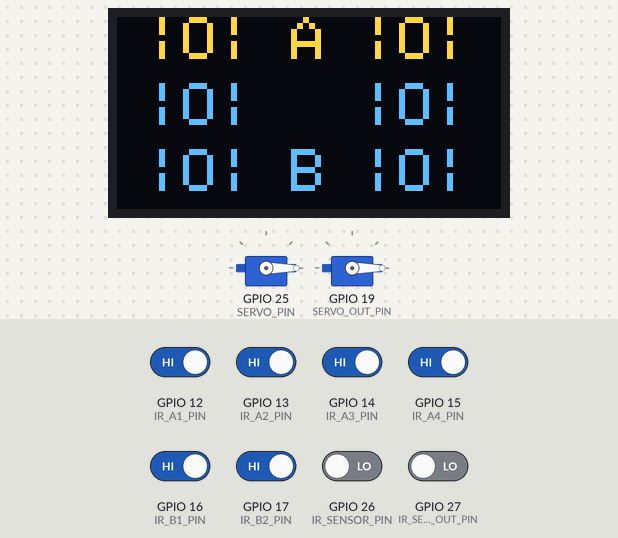
Recording of a sketch running on a simulated ESP32. On the bench: 128×64 one-colour display, 2 × servo. The inputs (shaded band) are chosen by the test bench; at power-on: GPIO 12 (IR_A1_PIN), GPIO 13 (IR_A2_PIN), GPIO 14 (IR_A3_PIN), GPIO 15 (IR_A4_PIN), GPIO 16 (IR_B1_PIN), GPIO 17 (IR_B2_PIN) HIGH, GPIO 26 (IR_SENSOR_PIN), GPIO 27 (IR_SENSOR_OUT_PIN) LOW. The OLED is the two-colour kind (top 16 rows yellow); WiFi joins after 1.5 s; servers stay silent unless stated; what the sketch prints to the serial monitor is not drawn.

Above: at 2.7 s.
2.8 s: GPIO 12 (IR_A1_PIN) driven LOW
At 3.7 s:
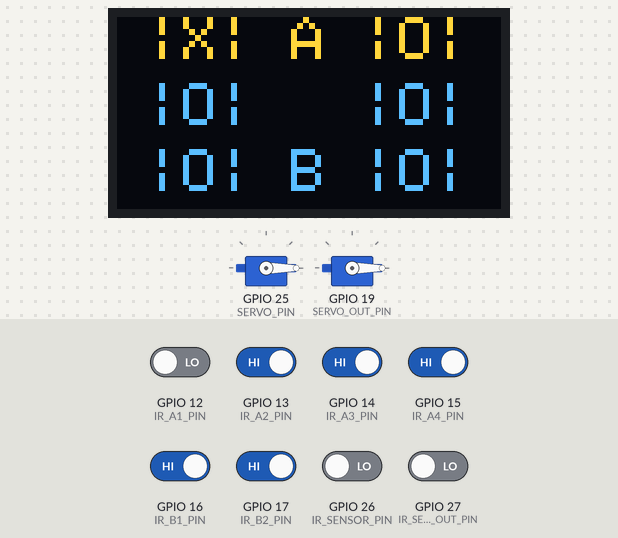
4.3 s: GPIO 12 (IR_A1_PIN) driven HIGH
At 5.2 s:
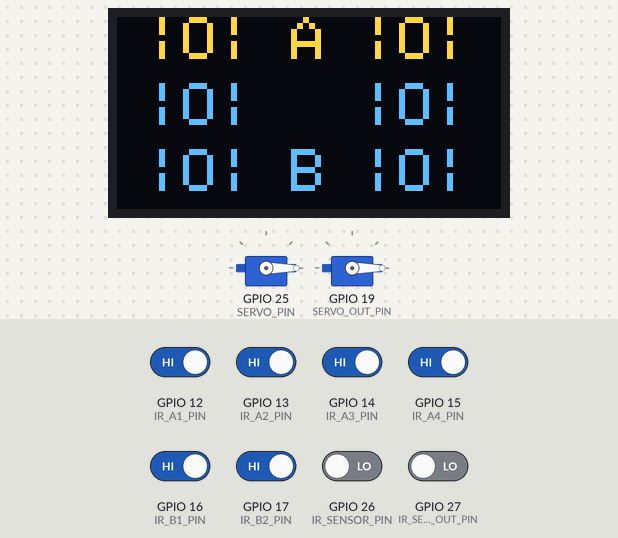
5.8 s: GPIO 13 (IR_A2_PIN) driven LOW
At 7.0 s:
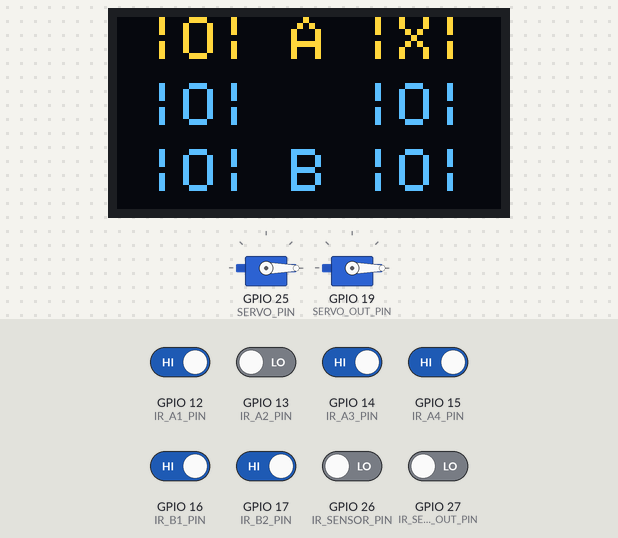
7.3 s: GPIO 14 (IR_A3_PIN) driven LOW
At 8.5 s:
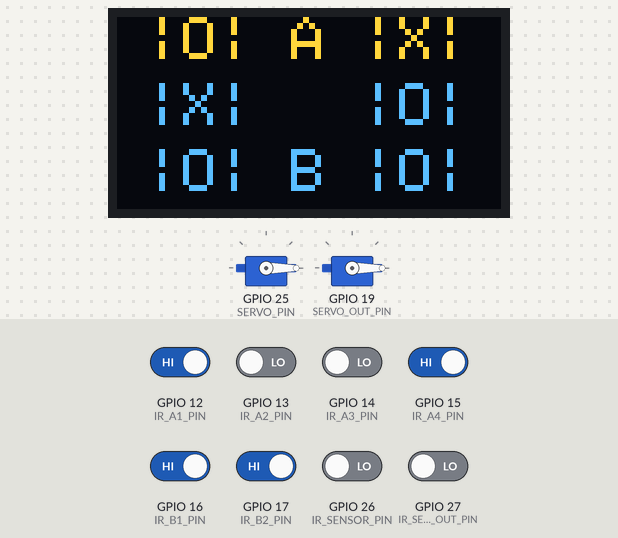
8.8 s: GPIO 15 (IR_A4_PIN) driven LOW
At 10.0 s:
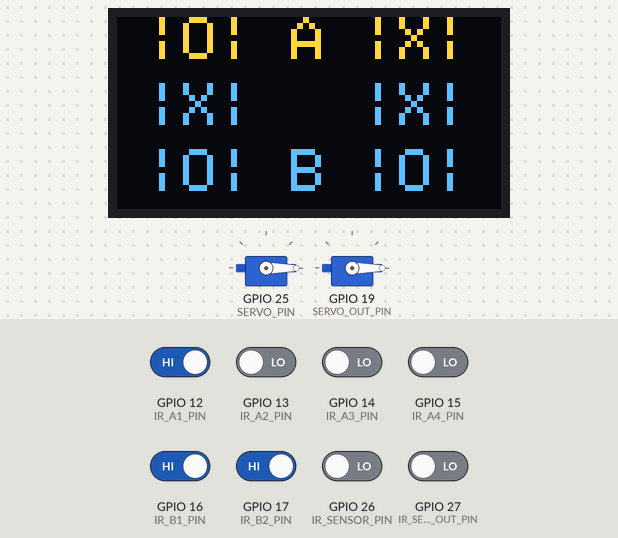
10.3 s: GPIO 16 (IR_B1_PIN) driven LOW
At 11.8 s:
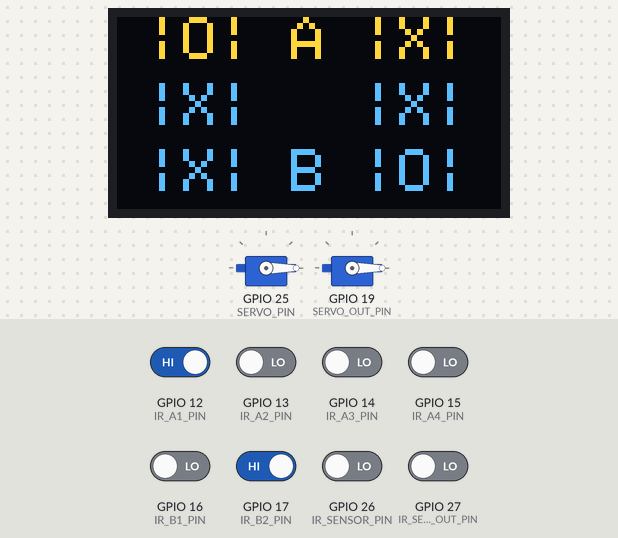
Timing chart, 0 to 12.8 s (numbered marks = the images above; inputs shaded):
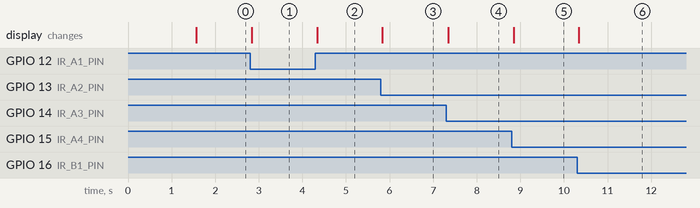

Measured:
- after the input at 2.8 s, the display: changes at once (image 1)
- after the input at 4.3 s, the display: changes after 0.05 s (image 2)
- after the input at 5.8 s, the display: changes at once (image 3)
- after the input at 7.3 s, the display: changes at once (image 4)
- after the input at 8.8 s, the display: changes after 0.05 s (image 5)
- after the input at 10.3 s, the display: changes at once (image 6)

The sketch:

sketch_may19a.ino
```cpp
#include <WiFi.h>
#include <WebSocketsClient.h>
#include <ArduinoJson.h>
#include <ESP32Servo.h>
#include <Wire.h>
#include <Adafruit_GFX.h>
#include <Adafruit_SSD1306.h>

// WiFi Credentials
const char* ssid = "Knock";
const char* password = "kgpc2286";

// WebSocket Config
const char* ws_host = "192.168.25.168";
const uint16_t ws_port = 3000;
const char* ws_path = "/";

// WebSocket
WebSocketsClient webSocket;

// GPIO Pins
#define IR_SENSOR_PIN       26
#define IR_SENSOR_OUT_PIN   27
#define SERVO_PIN           25
#define SERVO_OUT_PIN       19
#define IR_A1_PIN           12
#define IR_A2_PIN           13
#define IR_A3_PIN           14
#define IR_A4_PIN           15
#define IR_B1_PIN           16
#define IR_B2_PIN           17

// OLED Display
#define SCREEN_WIDTH 128
#define SCREEN_HEIGHT 64
#define OLED_RESET -1
Adafruit_SSD1306 display(SCREEN_WIDTH, SCREEN_HEIGHT, &Wire, OLED_RESET);

// State Variables
bool detectionSent = false;
bool detectionOutSent = false;
bool servoInRotated = false;
bool servoOutRotated = false;
unsigned long lastObjectSeenTime = 0;
unsigned long lastObjectOutSeenTime = 0;
unsigned long resetDelay = 2000;
bool isFull = false;

// Slot States
bool a1LastState = false, a2LastState = false, a3LastState = false, a4LastState = false;
bool b1LastState = false, b2LastState = false;

// Servo Motors
Servo servoIn;
Servo servoOut;

void setup() {
  Serial.begin(115200);
  Wire.begin();

  if (!display.begin(SSD1306_SWITCHCAPVCC, 0x3C)) {
    Serial.println("SSD1306 init failed!");
    while (true);
  }

  display.clearDisplay();
  display.setTextSize(2);
  display.setTextColor(SSD1306_WHITE);

  setupPins();
  setupServos();
  connectToWiFi();
  setupWebSocket();
}

void setupPins() {
  pinMode(IR_SENSOR_PIN, INPUT);
  pinMode(IR_SENSOR_OUT_PIN, INPUT);
  pinMode(IR_A1_PIN, INPUT_PULLUP);
  pinMode(IR_A2_PIN, INPUT_PULLUP);
  pinMode(IR_A3_PIN, INPUT_PULLUP);
  pinMode(IR_A4_PIN, INPUT_PULLUP);
  pinMode(IR_B1_PIN, INPUT_PULLUP);
  pinMode(IR_B2_PIN, INPUT_PULLUP);
}

void setupServos() {
  servoIn.attach(SERVO_PIN, 500, 2400);
  servoOut.attach(SERVO_OUT_PIN, 500, 2400);
  servoIn.write(0);
  servoOut.write(0);
}

void connectToWiFi() {
  Serial.printf("[WiFi] Connecting to %s\n", ssid);
  WiFi.begin(ssid, password);
  unsigned long start = millis();

  while (WiFi.status() != WL_CONNECTED && millis() - start < 15000) {
    delay(500);
    Serial.print(".");
  }

  if (WiFi.status() == WL_CONNECTED) {
    Serial.println("\n[WiFi] Connected.");
  } else {
    Serial.println("\n[WiFi] Failed to connect!");
    delay(3000);
    ESP.restart();  // 👉 Tự khởi động lại ESP32
  }
}


void setupWebSocket() {
  webSocket.begin(ws_host, ws_port, ws_path);
  webSocket.onEvent(webSocketEvent);
  webSocket.setReconnectInterval(3000);
}

void loop() {
  webSocket.loop();
  updateSlotStates();
  checkFullStatus();
  handleDetection();
  handleDetectionOut();
  handleServoReset();
  handleDisplay();
}

// Check bãi đỗ đầy
void checkFullStatus() {
  isFull = a1LastState && a2LastState && a3LastState && a4LastState && b1LastState && b2LastState;
}

// Cập nhật trạng thái từng vị trí
void updateSlotStates() {
  checkAndSendSlot(IR_A1_PIN, "A1", a1LastState);
  checkAndSendSlot(IR_A2_PIN, "A2", a2LastState);
  checkAndSendSlot(IR_A3_PIN, "A3", a3LastState);
  checkAndSendSlot(IR_A4_PIN, "A4", a4LastState);
  checkAndSendSlot(IR_B1_PIN, "B1", b1LastState);
  checkAndSendSlot(IR_B2_PIN, "B2", b2LastState);
}

void checkAndSendSlot(int pin, const char* slotName, bool& lastState) {
  bool currentState = (digitalRead(pin) == LOW);
  if (currentState != lastState) {
    lastState = currentState;
    sendSlotStatus(slotName, currentState);
  }
}

void sendSlotStatus(const char* slot, bool inUse) {
  if (webSocket.isConnected()) {
    StaticJsonDocument<128> doc;
    doc["event"] = "slot_status";
    doc["slot"] = slot;
    doc["in_use"] = inUse;
    String jsonStr;
    serializeJson(doc, jsonStr);
    webSocket.sendTXT(jsonStr);
    Serial.printf("[WS] Slot %s: %s\n", slot, inUse ? "IN_USE" : "AVAILABLE");
  }
}

// Phát hiện xe vào
void handleDetection() {
  if (isFull) return;
  bool detectionNow = (digitalRead(IR_SENSOR_PIN) == LOW);
  unsigned long currentMillis = millis();
  if (detectionNow) {
    lastObjectSeenTime = currentMillis;
    if (!detectionSent) {
      sendDetection("detection");
      detectionSent = true;
    }
  } else if (currentMillis - lastObjectSeenTime > resetDelay) {
    detectionSent = false;
  }
}

// Phát hiện xe ra
void handleDetectionOut() {
  bool detectionNow = (digitalRead(IR_SENSOR_OUT_PIN) == LOW);
  unsigned long currentMillis = millis();
  if (detectionNow) {
    lastObjectOutSeenTime = currentMillis;
    if (!detectionOutSent) {
      sendDetection("detection_out");
      detectionOutSent = true;
    }
  } else if (currentMillis - lastObjectOutSeenTime > resetDelay) {
    detectionOutSent = false;
  }
}

void sendDetection(const char* eventType) {
  Serial.printf("[WS] Sending event: %s\n", eventType);
  if (webSocket.isConnected()) {
    StaticJsonDocument<128> doc;
    doc["event"] = eventType;
    String jsonStr;
    serializeJson(doc, jsonStr);
    webSocket.sendTXT(jsonStr);
  }
}

// Reset Servo
void handleServoReset() {
  unsigned long currentMillis = millis();
  if (servoInRotated && (currentMillis - lastObjectSeenTime > resetDelay)) {
    Serial.println("[Servo In] Resetting");
    servoIn.write(0);
    servoInRotated = false;
  }
  if (servoOutRotated && (currentMillis - lastObjectOutSeenTime > resetDelay)) {
    Serial.println("[Servo Out] Resetting");
    servoOut.write(0);
    servoOutRotated = false;
  }
}


// OLED Hiển thị
void handleDisplay() {
  display.clearDisplay();
  display.setTextSize(2);
  display.setTextColor(SSD1306_WHITE);
  display.setCursor(10, 0);
  display.print("|"); display.print(a1LastState ? "X" : "O");
  display.print("| A |"); display.print(a2LastState ? "X" : "O"); display.print("|");

  display.setCursor(10, 22);
  display.print("|"); display.print(a3LastState ? "X" : "O");
  display.print("|   |"); display.print(a4LastState ? "X" : "O"); display.print("|");

  display.setCursor(10, 44);
  display.print("|"); display.print(b1LastState ? "X" : "O");
  display.print("| B |"); display.print(b2LastState ? "X" : "O"); display.print("|");

  display.display();
}
String base64Buffer = "";
int expectedChunks = -1;
int receivedChunks = 0;

// WebSocket Xử lý
void webSocketEvent(WStype_t type, uint8_t* payload, size_t length) {
  if (type == WStype_TEXT) {
    Serial.printf("[WS] Received text: %s\n", payload);

    DynamicJsonDocument doc(2048);  // đủ lớn để chứa cả base64 QR
    DeserializationError error = deserializeJson(doc, payload);

    if (error) {
      Serial.print(F("[WS] JSON parse failed: "));
      Serial.println(error.c_str());
      return;
    }

    const char* event = doc["event"];
    const char* command = doc["command"];
    const char* target = doc["target"];

    if (command && strcmp(command, "rotate") == 0) {
      if (target) {
        if (strcmp(target, "in") == 0 && !servoInRotated) {
          rotateServo(servoIn, servoInRotated, "[Servo In]");
        } else if (strcmp(target, "out") == 0 && !servoOutRotated) {
          rotateServo(servoOut, servoOutRotated, "[Servo Out]");
        } else {
          Serial.println("[WS] Invalid target or already rotated");
        }
      } else {
        Serial.println("[WS] Missing target in rotate command");
      }
    }

  } else if (type == WStype_CONNECTED) {
    Serial.println("[WS] Connected to server");

    // Gửi thông điệp định danh
    StaticJsonDocument<128> doc;
    doc["event"] = "register_device";
    doc["type"] = "esp";         // thông báo đây là ESP
    doc["location"] = "gate_1";  // tùy chọn: có thể thêm vị trí

    String jsonStr;
    serializeJson(doc, jsonStr);
    webSocket.sendTXT(jsonStr);

  } else if (type == WStype_DISCONNECTED) {
    Serial.println("[WS] Disconnected");
  }
}


void rotateServo(Servo& servo, bool& rotatedFlag, const char* logPrefix) {
  Serial.printf("%s Rotating 90 degrees\n", logPrefix);
  servo.write(90);
  rotatedFlag = true;
}
```
